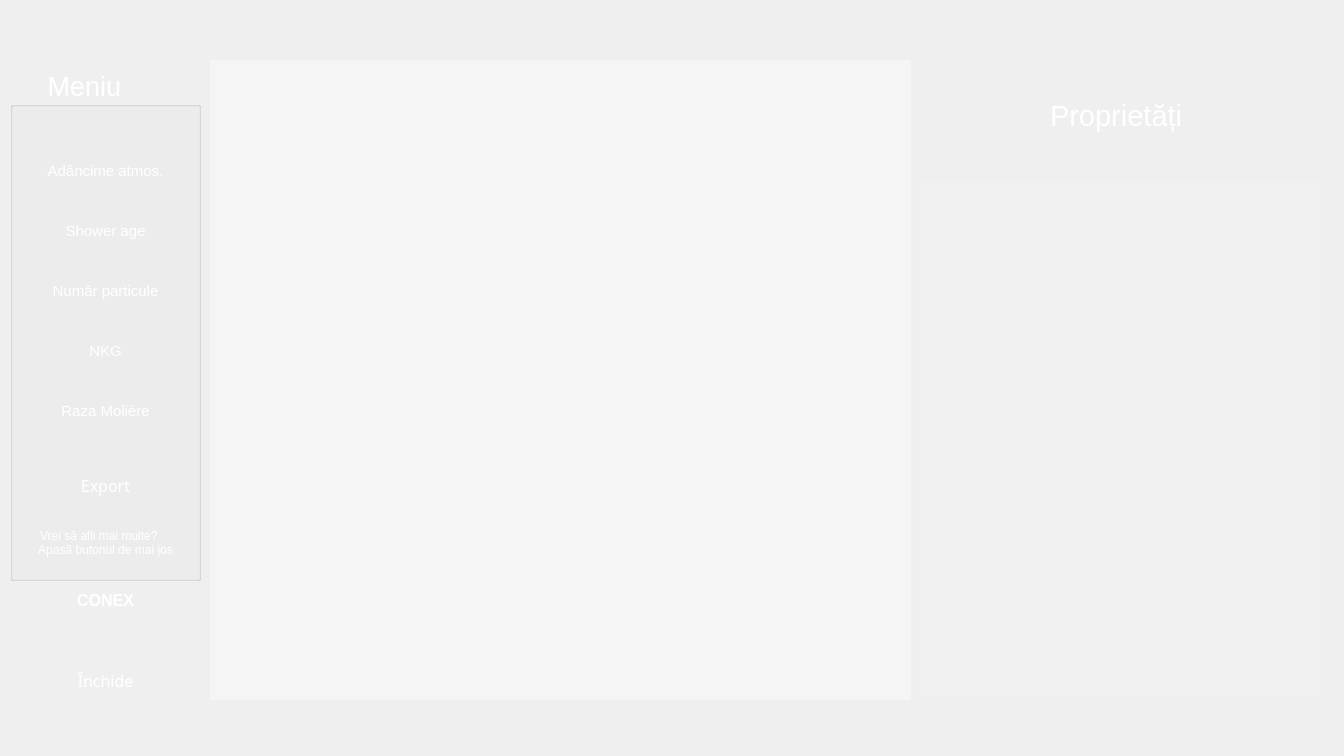
<?xml version="1.0" encoding="UTF-8"?>
<ui version="4.0">
 <class>Dialogr1</class>
 <widget class="QDialog" name="Dialogr1">
  <property name="geometry">
   <rect>
    <x>0</x>
    <y>0</y>
    <width>1344</width>
    <height>756</height>
   </rect>
  </property>
  <property name="minimumSize">
   <size>
    <width>1344</width>
    <height>756</height>
   </size>
  </property>
  <property name="maximumSize">
   <size>
    <width>1344</width>
    <height>756</height>
   </size>
  </property>
  <property name="windowTitle">
   <string>Proprietăți</string>
  </property>
  <property name="windowIcon">
   <iconset resource="filles.qrc">
    <normaloff>:/iss_logo.png</normaloff>:/iss_logo.png</iconset>
  </property>
  <property name="styleSheet">
   <string notr="true">#Dialogr1 {
background-color: url transparent;
border-image: url(:bk1.jpg);
background: none;
border:  none;
background-repeat: none;
}</string>
  </property>
  <widget class="QGraphicsView" name="graphicsView">
   <property name="geometry">
    <rect>
     <x>210</x>
     <y>60</y>
     <width>701</width>
     <height>640</height>
    </rect>
   </property>
   <property name="minimumSize">
    <size>
     <width>701</width>
     <height>640</height>
    </size>
   </property>
   <property name="maximumSize">
    <size>
     <width>701</width>
     <height>640</height>
    </size>
   </property>
   <property name="styleSheet">
    <string notr="true">background-color:rgba(255, 255, 255, 100)</string>
   </property>
   <property name="frameShape">
    <enum>QFrame::NoFrame</enum>
   </property>
  </widget>
  <widget class="QGroupBox" name="groupBox">
   <property name="geometry">
    <rect>
     <x>10</x>
     <y>70</y>
     <width>191</width>
     <height>511</height>
    </rect>
   </property>
   <property name="palette">
    <palette>
     <active>
      <colorrole role="WindowText">
       <brush brushstyle="SolidPattern">
        <color alpha="255">
         <red>255</red>
         <green>255</green>
         <blue>255</blue>
        </color>
       </brush>
      </colorrole>
      <colorrole role="Text">
       <brush brushstyle="SolidPattern">
        <color alpha="255">
         <red>255</red>
         <green>255</green>
         <blue>255</blue>
        </color>
       </brush>
      </colorrole>
     </active>
     <inactive>
      <colorrole role="WindowText">
       <brush brushstyle="SolidPattern">
        <color alpha="255">
         <red>255</red>
         <green>255</green>
         <blue>255</blue>
        </color>
       </brush>
      </colorrole>
      <colorrole role="Text">
       <brush brushstyle="SolidPattern">
        <color alpha="255">
         <red>255</red>
         <green>255</green>
         <blue>255</blue>
        </color>
       </brush>
      </colorrole>
     </inactive>
     <disabled>
      <colorrole role="WindowText">
       <brush brushstyle="SolidPattern">
        <color alpha="255">
         <red>190</red>
         <green>190</green>
         <blue>190</blue>
        </color>
       </brush>
      </colorrole>
      <colorrole role="Text">
       <brush brushstyle="SolidPattern">
        <color alpha="255">
         <red>190</red>
         <green>190</green>
         <blue>190</blue>
        </color>
       </brush>
      </colorrole>
     </disabled>
    </palette>
   </property>
   <property name="font">
    <font>
     <family>MS Shell Dlg 2</family>
     <pointsize>20</pointsize>
    </font>
   </property>
   <property name="title">
    <string>     Meniu      </string>
   </property>
   <property name="flat">
    <bool>true</bool>
   </property>
   <widget class="QPushButton" name="pushButton">
    <property name="geometry">
     <rect>
      <x>0</x>
      <y>60</y>
      <width>191</width>
      <height>81</height>
     </rect>
    </property>
    <property name="minimumSize">
     <size>
      <width>191</width>
      <height>71</height>
     </size>
    </property>
    <property name="palette">
     <palette>
      <active>
       <colorrole role="ButtonText">
        <brush brushstyle="SolidPattern">
         <color alpha="255">
          <red>255</red>
          <green>255</green>
          <blue>255</blue>
         </color>
        </brush>
       </colorrole>
      </active>
      <inactive>
       <colorrole role="ButtonText">
        <brush brushstyle="SolidPattern">
         <color alpha="255">
          <red>255</red>
          <green>255</green>
          <blue>255</blue>
         </color>
        </brush>
       </colorrole>
      </inactive>
      <disabled>
       <colorrole role="ButtonText">
        <brush brushstyle="SolidPattern">
         <color alpha="255">
          <red>120</red>
          <green>120</green>
          <blue>120</blue>
         </color>
        </brush>
       </colorrole>
      </disabled>
     </palette>
    </property>
    <property name="font">
     <font>
      <family>MS Shell Dlg 2</family>
      <pointsize>11</pointsize>
      <weight>50</weight>
      <bold>false</bold>
     </font>
    </property>
    <property name="styleSheet">
     <string notr="true">#pushButton {
background-color: url transparent;
border-image: url(:un3.png);
background: none;
border:  none;
background-repeat: none;
}
#pushButton:hover
{
border-image: url(:un1.png);
}
#pushButton:pressed
{
border-image: url(:un2.png);
}
</string>
    </property>
    <property name="text">
     <string>Adâncime atmos.</string>
    </property>
   </widget>
   <widget class="QPushButton" name="pushButton_2">
    <property name="geometry">
     <rect>
      <x>0</x>
      <y>120</y>
      <width>191</width>
      <height>81</height>
     </rect>
    </property>
    <property name="minimumSize">
     <size>
      <width>191</width>
      <height>71</height>
     </size>
    </property>
    <property name="palette">
     <palette>
      <active>
       <colorrole role="ButtonText">
        <brush brushstyle="SolidPattern">
         <color alpha="255">
          <red>255</red>
          <green>255</green>
          <blue>255</blue>
         </color>
        </brush>
       </colorrole>
      </active>
      <inactive>
       <colorrole role="ButtonText">
        <brush brushstyle="SolidPattern">
         <color alpha="255">
          <red>255</red>
          <green>255</green>
          <blue>255</blue>
         </color>
        </brush>
       </colorrole>
      </inactive>
      <disabled>
       <colorrole role="ButtonText">
        <brush brushstyle="SolidPattern">
         <color alpha="255">
          <red>120</red>
          <green>120</green>
          <blue>120</blue>
         </color>
        </brush>
       </colorrole>
      </disabled>
     </palette>
    </property>
    <property name="font">
     <font>
      <family>MS Shell Dlg 2</family>
      <pointsize>11</pointsize>
     </font>
    </property>
    <property name="styleSheet">
     <string notr="true">#pushButton_2 {
background-color: url transparent;
border-image: url(:un3.png);
background: none;
border:  none;
background-repeat: none;
}
#pushButton_2:hover
{
border-image: url(:un1.png);
}
#pushButton_2:pressed
{
border-image: url(:un2.png);
}
</string>
    </property>
    <property name="text">
     <string>Shower age</string>
    </property>
   </widget>
   <widget class="QPushButton" name="pushButton_3">
    <property name="geometry">
     <rect>
      <x>0</x>
      <y>180</y>
      <width>191</width>
      <height>81</height>
     </rect>
    </property>
    <property name="minimumSize">
     <size>
      <width>191</width>
      <height>71</height>
     </size>
    </property>
    <property name="palette">
     <palette>
      <active>
       <colorrole role="ButtonText">
        <brush brushstyle="SolidPattern">
         <color alpha="255">
          <red>255</red>
          <green>255</green>
          <blue>255</blue>
         </color>
        </brush>
       </colorrole>
      </active>
      <inactive>
       <colorrole role="ButtonText">
        <brush brushstyle="SolidPattern">
         <color alpha="255">
          <red>255</red>
          <green>255</green>
          <blue>255</blue>
         </color>
        </brush>
       </colorrole>
      </inactive>
      <disabled>
       <colorrole role="ButtonText">
        <brush brushstyle="SolidPattern">
         <color alpha="255">
          <red>120</red>
          <green>120</green>
          <blue>120</blue>
         </color>
        </brush>
       </colorrole>
      </disabled>
     </palette>
    </property>
    <property name="font">
     <font>
      <family>MS Shell Dlg 2</family>
      <pointsize>11</pointsize>
     </font>
    </property>
    <property name="styleSheet">
     <string notr="true">#pushButton_3 {
background-color: url transparent;
border-image: url(:un3.png);
background: none;
border:  none;
background-repeat: none;
}
#pushButton_3:hover
{
border-image: url(:un1.png);
}
#pushButton_3:pressed
{
border-image: url(:un2.png);
}
</string>
    </property>
    <property name="text">
     <string>Număr particule</string>
    </property>
   </widget>
   <widget class="QPushButton" name="pushButton_4">
    <property name="geometry">
     <rect>
      <x>0</x>
      <y>240</y>
      <width>191</width>
      <height>81</height>
     </rect>
    </property>
    <property name="minimumSize">
     <size>
      <width>191</width>
      <height>71</height>
     </size>
    </property>
    <property name="palette">
     <palette>
      <active>
       <colorrole role="ButtonText">
        <brush brushstyle="SolidPattern">
         <color alpha="255">
          <red>255</red>
          <green>255</green>
          <blue>255</blue>
         </color>
        </brush>
       </colorrole>
      </active>
      <inactive>
       <colorrole role="ButtonText">
        <brush brushstyle="SolidPattern">
         <color alpha="255">
          <red>255</red>
          <green>255</green>
          <blue>255</blue>
         </color>
        </brush>
       </colorrole>
      </inactive>
      <disabled>
       <colorrole role="ButtonText">
        <brush brushstyle="SolidPattern">
         <color alpha="255">
          <red>120</red>
          <green>120</green>
          <blue>120</blue>
         </color>
        </brush>
       </colorrole>
      </disabled>
     </palette>
    </property>
    <property name="font">
     <font>
      <family>MS Shell Dlg 2</family>
      <pointsize>11</pointsize>
     </font>
    </property>
    <property name="styleSheet">
     <string notr="true">#pushButton_4 {
background-color: url transparent;
border-image: url(:un3.png);
background: none;
border:  none;
background-repeat: none;
}
#pushButton_4:hover
{
border-image: url(:un1.png);
}
#pushButton_4:pressed
{
border-image: url(:un2.png);
}
</string>
    </property>
    <property name="text">
     <string>NKG</string>
    </property>
   </widget>
   <widget class="QPushButton" name="pushButton_7">
    <property name="geometry">
     <rect>
      <x>0</x>
      <y>300</y>
      <width>191</width>
      <height>81</height>
     </rect>
    </property>
    <property name="minimumSize">
     <size>
      <width>191</width>
      <height>71</height>
     </size>
    </property>
    <property name="palette">
     <palette>
      <active>
       <colorrole role="ButtonText">
        <brush brushstyle="SolidPattern">
         <color alpha="255">
          <red>255</red>
          <green>255</green>
          <blue>255</blue>
         </color>
        </brush>
       </colorrole>
      </active>
      <inactive>
       <colorrole role="ButtonText">
        <brush brushstyle="SolidPattern">
         <color alpha="255">
          <red>255</red>
          <green>255</green>
          <blue>255</blue>
         </color>
        </brush>
       </colorrole>
      </inactive>
      <disabled>
       <colorrole role="ButtonText">
        <brush brushstyle="SolidPattern">
         <color alpha="255">
          <red>120</red>
          <green>120</green>
          <blue>120</blue>
         </color>
        </brush>
       </colorrole>
      </disabled>
     </palette>
    </property>
    <property name="font">
     <font>
      <family>MS Shell Dlg 2</family>
      <pointsize>11</pointsize>
     </font>
    </property>
    <property name="styleSheet">
     <string notr="true">#pushButton_7 {
background-color: url transparent;
border-image: url(:un3.png);
background: none;
border:  none;
background-repeat: none;
}
#pushButton_7:hover
{
border-image: url(:un1.png);
}
#pushButton_7:pressed
{
border-image: url(:un2.png);
}</string>
    </property>
    <property name="text">
     <string>Raza Molière</string>
    </property>
   </widget>
   <widget class="QLabel" name="label_2">
    <property name="geometry">
     <rect>
      <x>10</x>
      <y>450</y>
      <width>161</width>
      <height>31</height>
     </rect>
    </property>
    <property name="palette">
     <palette>
      <active>
       <colorrole role="WindowText">
        <brush brushstyle="SolidPattern">
         <color alpha="255">
          <red>255</red>
          <green>255</green>
          <blue>255</blue>
         </color>
        </brush>
       </colorrole>
       <colorrole role="Button">
        <brush brushstyle="SolidPattern">
         <color alpha="5">
          <red>255</red>
          <green>255</green>
          <blue>255</blue>
         </color>
        </brush>
       </colorrole>
       <colorrole role="Base">
        <brush brushstyle="SolidPattern">
         <color alpha="5">
          <red>255</red>
          <green>255</green>
          <blue>255</blue>
         </color>
        </brush>
       </colorrole>
       <colorrole role="Window">
        <brush brushstyle="SolidPattern">
         <color alpha="5">
          <red>255</red>
          <green>255</green>
          <blue>255</blue>
         </color>
        </brush>
       </colorrole>
      </active>
      <inactive>
       <colorrole role="WindowText">
        <brush brushstyle="SolidPattern">
         <color alpha="255">
          <red>255</red>
          <green>255</green>
          <blue>255</blue>
         </color>
        </brush>
       </colorrole>
       <colorrole role="Button">
        <brush brushstyle="SolidPattern">
         <color alpha="5">
          <red>255</red>
          <green>255</green>
          <blue>255</blue>
         </color>
        </brush>
       </colorrole>
       <colorrole role="Base">
        <brush brushstyle="SolidPattern">
         <color alpha="5">
          <red>255</red>
          <green>255</green>
          <blue>255</blue>
         </color>
        </brush>
       </colorrole>
       <colorrole role="Window">
        <brush brushstyle="SolidPattern">
         <color alpha="5">
          <red>255</red>
          <green>255</green>
          <blue>255</blue>
         </color>
        </brush>
       </colorrole>
      </inactive>
      <disabled>
       <colorrole role="WindowText">
        <brush brushstyle="SolidPattern">
         <color alpha="255">
          <red>120</red>
          <green>120</green>
          <blue>120</blue>
         </color>
        </brush>
       </colorrole>
       <colorrole role="Button">
        <brush brushstyle="SolidPattern">
         <color alpha="5">
          <red>255</red>
          <green>255</green>
          <blue>255</blue>
         </color>
        </brush>
       </colorrole>
       <colorrole role="Base">
        <brush brushstyle="SolidPattern">
         <color alpha="5">
          <red>255</red>
          <green>255</green>
          <blue>255</blue>
         </color>
        </brush>
       </colorrole>
       <colorrole role="Window">
        <brush brushstyle="SolidPattern">
         <color alpha="5">
          <red>255</red>
          <green>255</green>
          <blue>255</blue>
         </color>
        </brush>
       </colorrole>
      </disabled>
     </palette>
    </property>
    <property name="text">
     <string>Vrei să afli mai multe? </string>
    </property>
    <property name="alignment">
     <set>Qt::AlignCenter</set>
    </property>
   </widget>
   <widget class="QLabel" name="label_3">
    <property name="geometry">
     <rect>
      <x>-10</x>
      <y>470</y>
      <width>211</width>
      <height>20</height>
     </rect>
    </property>
    <property name="palette">
     <palette>
      <active>
       <colorrole role="WindowText">
        <brush brushstyle="SolidPattern">
         <color alpha="255">
          <red>255</red>
          <green>255</green>
          <blue>255</blue>
         </color>
        </brush>
       </colorrole>
       <colorrole role="Button">
        <brush brushstyle="SolidPattern">
         <color alpha="5">
          <red>255</red>
          <green>255</green>
          <blue>255</blue>
         </color>
        </brush>
       </colorrole>
       <colorrole role="Base">
        <brush brushstyle="SolidPattern">
         <color alpha="5">
          <red>255</red>
          <green>255</green>
          <blue>255</blue>
         </color>
        </brush>
       </colorrole>
       <colorrole role="Window">
        <brush brushstyle="SolidPattern">
         <color alpha="5">
          <red>255</red>
          <green>255</green>
          <blue>255</blue>
         </color>
        </brush>
       </colorrole>
      </active>
      <inactive>
       <colorrole role="WindowText">
        <brush brushstyle="SolidPattern">
         <color alpha="255">
          <red>255</red>
          <green>255</green>
          <blue>255</blue>
         </color>
        </brush>
       </colorrole>
       <colorrole role="Button">
        <brush brushstyle="SolidPattern">
         <color alpha="5">
          <red>255</red>
          <green>255</green>
          <blue>255</blue>
         </color>
        </brush>
       </colorrole>
       <colorrole role="Base">
        <brush brushstyle="SolidPattern">
         <color alpha="5">
          <red>255</red>
          <green>255</green>
          <blue>255</blue>
         </color>
        </brush>
       </colorrole>
       <colorrole role="Window">
        <brush brushstyle="SolidPattern">
         <color alpha="5">
          <red>255</red>
          <green>255</green>
          <blue>255</blue>
         </color>
        </brush>
       </colorrole>
      </inactive>
      <disabled>
       <colorrole role="WindowText">
        <brush brushstyle="SolidPattern">
         <color alpha="255">
          <red>120</red>
          <green>120</green>
          <blue>120</blue>
         </color>
        </brush>
       </colorrole>
       <colorrole role="Button">
        <brush brushstyle="SolidPattern">
         <color alpha="5">
          <red>255</red>
          <green>255</green>
          <blue>255</blue>
         </color>
        </brush>
       </colorrole>
       <colorrole role="Base">
        <brush brushstyle="SolidPattern">
         <color alpha="5">
          <red>255</red>
          <green>255</green>
          <blue>255</blue>
         </color>
        </brush>
       </colorrole>
       <colorrole role="Window">
        <brush brushstyle="SolidPattern">
         <color alpha="5">
          <red>255</red>
          <green>255</green>
          <blue>255</blue>
         </color>
        </brush>
       </colorrole>
      </disabled>
     </palette>
    </property>
    <property name="text">
     <string>Apasă butonul de mai jos</string>
    </property>
    <property name="alignment">
     <set>Qt::AlignCenter</set>
    </property>
   </widget>
   <widget class="QPushButton" name="pushButton_5">
    <property name="geometry">
     <rect>
      <x>0</x>
      <y>380</y>
      <width>191</width>
      <height>71</height>
     </rect>
    </property>
    <property name="palette">
     <palette>
      <active>
       <colorrole role="ButtonText">
        <brush brushstyle="SolidPattern">
         <color alpha="255">
          <red>255</red>
          <green>255</green>
          <blue>255</blue>
         </color>
        </brush>
       </colorrole>
      </active>
      <inactive>
       <colorrole role="ButtonText">
        <brush brushstyle="SolidPattern">
         <color alpha="255">
          <red>255</red>
          <green>255</green>
          <blue>255</blue>
         </color>
        </brush>
       </colorrole>
      </inactive>
      <disabled>
       <colorrole role="ButtonText">
        <brush brushstyle="SolidPattern">
         <color alpha="255">
          <red>120</red>
          <green>120</green>
          <blue>120</blue>
         </color>
        </brush>
       </colorrole>
      </disabled>
     </palette>
    </property>
    <property name="font">
     <font>
      <family>Arial Unicode MS</family>
      <pointsize>12</pointsize>
     </font>
    </property>
    <property name="styleSheet">
     <string notr="true">#pushButton_5 {
background-color: url transparent;
border-image: url(:un3.png);
background: none;
border:  none;
background-repeat: none;
}
#pushButton_5:hover
{
border-image: url(:un1.png);
}
#pushButton_5:pressed
{
border-image: url(:un2.png);
}
</string>
    </property>
    <property name="text">
     <string>Export</string>
    </property>
   </widget>
  </widget>
  <widget class="QTextEdit" name="textEdit">
   <property name="geometry">
    <rect>
     <x>920</x>
     <y>180</y>
     <width>401</width>
     <height>521</height>
    </rect>
   </property>
   <property name="palette">
    <palette>
     <active>
      <colorrole role="Button">
       <brush brushstyle="SolidPattern">
        <color alpha="10">
         <red>255</red>
         <green>255</green>
         <blue>255</blue>
        </color>
       </brush>
      </colorrole>
      <colorrole role="Text">
       <brush brushstyle="SolidPattern">
        <color alpha="255">
         <red>255</red>
         <green>255</green>
         <blue>255</blue>
        </color>
       </brush>
      </colorrole>
      <colorrole role="Base">
       <brush brushstyle="NoBrush">
        <color alpha="255">
         <red>0</red>
         <green>0</green>
         <blue>0</blue>
        </color>
       </brush>
      </colorrole>
      <colorrole role="Window">
       <brush brushstyle="SolidPattern">
        <color alpha="10">
         <red>255</red>
         <green>255</green>
         <blue>255</blue>
        </color>
       </brush>
      </colorrole>
     </active>
     <inactive>
      <colorrole role="Button">
       <brush brushstyle="SolidPattern">
        <color alpha="10">
         <red>255</red>
         <green>255</green>
         <blue>255</blue>
        </color>
       </brush>
      </colorrole>
      <colorrole role="Text">
       <brush brushstyle="SolidPattern">
        <color alpha="255">
         <red>255</red>
         <green>255</green>
         <blue>255</blue>
        </color>
       </brush>
      </colorrole>
      <colorrole role="Base">
       <brush brushstyle="NoBrush">
        <color alpha="255">
         <red>0</red>
         <green>0</green>
         <blue>0</blue>
        </color>
       </brush>
      </colorrole>
      <colorrole role="Window">
       <brush brushstyle="SolidPattern">
        <color alpha="10">
         <red>255</red>
         <green>255</green>
         <blue>255</blue>
        </color>
       </brush>
      </colorrole>
     </inactive>
     <disabled>
      <colorrole role="Button">
       <brush brushstyle="SolidPattern">
        <color alpha="10">
         <red>255</red>
         <green>255</green>
         <blue>255</blue>
        </color>
       </brush>
      </colorrole>
      <colorrole role="Text">
       <brush brushstyle="SolidPattern">
        <color alpha="255">
         <red>120</red>
         <green>120</green>
         <blue>120</blue>
        </color>
       </brush>
      </colorrole>
      <colorrole role="Base">
       <brush brushstyle="NoBrush">
        <color alpha="255">
         <red>0</red>
         <green>0</green>
         <blue>0</blue>
        </color>
       </brush>
      </colorrole>
      <colorrole role="Window">
       <brush brushstyle="SolidPattern">
        <color alpha="10">
         <red>255</red>
         <green>255</green>
         <blue>255</blue>
        </color>
       </brush>
      </colorrole>
     </disabled>
    </palette>
   </property>
   <property name="font">
    <font>
     <family>MS Shell Dlg 2</family>
     <pointsize>12</pointsize>
    </font>
   </property>
   <property name="styleSheet">
    <string notr="true">background-color:rgba(255, 255, 255, 10)</string>
   </property>
   <property name="frameShape">
    <enum>QFrame::NoFrame</enum>
   </property>
   <property name="textInteractionFlags">
    <set>Qt::TextSelectableByMouse</set>
   </property>
  </widget>
  <widget class="QLabel" name="label">
   <property name="geometry">
    <rect>
     <x>1050</x>
     <y>80</y>
     <width>191</width>
     <height>71</height>
    </rect>
   </property>
   <property name="palette">
    <palette>
     <active>
      <colorrole role="WindowText">
       <brush brushstyle="SolidPattern">
        <color alpha="255">
         <red>255</red>
         <green>255</green>
         <blue>255</blue>
        </color>
       </brush>
      </colorrole>
     </active>
     <inactive>
      <colorrole role="WindowText">
       <brush brushstyle="SolidPattern">
        <color alpha="255">
         <red>255</red>
         <green>255</green>
         <blue>255</blue>
        </color>
       </brush>
      </colorrole>
     </inactive>
     <disabled>
      <colorrole role="WindowText">
       <brush brushstyle="SolidPattern">
        <color alpha="255">
         <red>120</red>
         <green>120</green>
         <blue>120</blue>
        </color>
       </brush>
      </colorrole>
     </disabled>
    </palette>
   </property>
   <property name="font">
    <font>
     <family>MS Shell Dlg 2</family>
     <pointsize>22</pointsize>
    </font>
   </property>
   <property name="text">
    <string>Proprietăți</string>
   </property>
  </widget>
  <widget class="QPushButton" name="pushButton_6">
   <property name="geometry">
    <rect>
     <x>30</x>
     <y>650</y>
     <width>151</width>
     <height>61</height>
    </rect>
   </property>
   <property name="palette">
    <palette>
     <active>
      <colorrole role="ButtonText">
       <brush brushstyle="SolidPattern">
        <color alpha="255">
         <red>255</red>
         <green>255</green>
         <blue>255</blue>
        </color>
       </brush>
      </colorrole>
     </active>
     <inactive>
      <colorrole role="ButtonText">
       <brush brushstyle="SolidPattern">
        <color alpha="255">
         <red>255</red>
         <green>255</green>
         <blue>255</blue>
        </color>
       </brush>
      </colorrole>
     </inactive>
     <disabled>
      <colorrole role="ButtonText">
       <brush brushstyle="SolidPattern">
        <color alpha="255">
         <red>120</red>
         <green>120</green>
         <blue>120</blue>
        </color>
       </brush>
      </colorrole>
     </disabled>
    </palette>
   </property>
   <property name="font">
    <font>
     <family>Arial Unicode MS</family>
     <pointsize>12</pointsize>
    </font>
   </property>
   <property name="styleSheet">
    <string notr="true">#pushButton_6 {
background-color: url transparent;
border-image: url(:un3.png);
background: none;
border:  none;
background-repeat: none;
}
#pushButton_6:hover
{
border-image: url(:un1.png);
}
#pushButton_6:pressed
{
border-image: url(:un2.png);
}
</string>
   </property>
   <property name="text">
    <string>Închide</string>
   </property>
  </widget>
  <widget class="QPushButton" name="pushButton_8">
   <property name="geometry">
    <rect>
     <x>20</x>
     <y>560</y>
     <width>171</width>
     <height>81</height>
    </rect>
   </property>
   <property name="minimumSize">
    <size>
     <width>170</width>
     <height>71</height>
    </size>
   </property>
   <property name="palette">
    <palette>
     <active>
      <colorrole role="ButtonText">
       <brush brushstyle="SolidPattern">
        <color alpha="255">
         <red>255</red>
         <green>255</green>
         <blue>255</blue>
        </color>
       </brush>
      </colorrole>
     </active>
     <inactive>
      <colorrole role="ButtonText">
       <brush brushstyle="SolidPattern">
        <color alpha="255">
         <red>255</red>
         <green>255</green>
         <blue>255</blue>
        </color>
       </brush>
      </colorrole>
     </inactive>
     <disabled>
      <colorrole role="ButtonText">
       <brush brushstyle="SolidPattern">
        <color alpha="255">
         <red>190</red>
         <green>190</green>
         <blue>190</blue>
        </color>
       </brush>
      </colorrole>
     </disabled>
    </palette>
   </property>
   <property name="font">
    <font>
     <family>MS Shell Dlg 2</family>
     <pointsize>12</pointsize>
     <weight>75</weight>
     <bold>true</bold>
    </font>
   </property>
   <property name="styleSheet">
    <string notr="true">#pushButton_8 {
background-color: url transparent;
border-image: url(:un3.png);
background: none;
border:  none;
background-repeat: none;
}
#pushButton_8:hover
{
border-image: url(:un1.png);
}
#pushButton_8:pressed
{
border-image: url(:un2.png);
}
</string>
   </property>
   <property name="text">
    <string>CONEX</string>
   </property>
  </widget>
 </widget>
 <resources>
  <include location="filles.qrc"/>
 </resources>
 <connections>
  <connection>
   <sender>pushButton_6</sender>
   <signal>clicked()</signal>
   <receiver>Dialogr1</receiver>
   <slot>close()</slot>
   <hints>
    <hint type="sourcelabel">
     <x>117</x>
     <y>499</y>
    </hint>
    <hint type="destinationlabel">
     <x>116</x>
     <y>619</y>
    </hint>
   </hints>
  </connection>
 </connections>
</ui>
